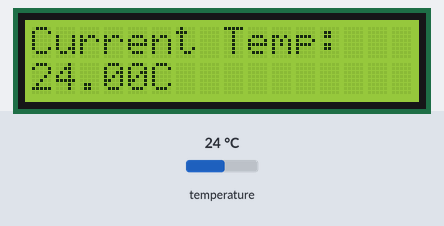
The sketch below on a simulated Arduino Uno, built with avr-gcc and run on an emulated ATmega328P. Parts: 16×2 character LCD. Inputs (shaded band) come from the test bench; at power-on: temperature 24 °C.

Above: at 1.2 s.
1.3 s: temperature set to 12 °C
At 3.4 s:
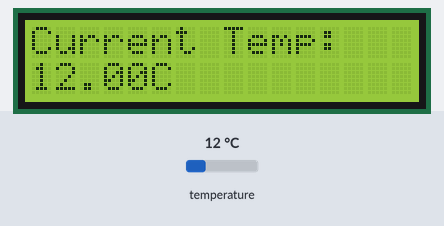
4.0 s: temperature set to 19 °C
At 4.7 s:
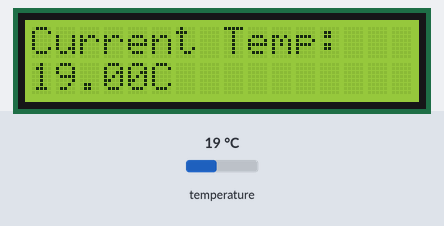
6.5 s: temperature set to 28 °C
At 8.5 s:
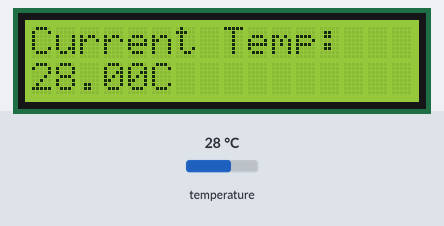
Timing chart, 0 to 10.0 s (numbered marks = the images above; inputs shaded):
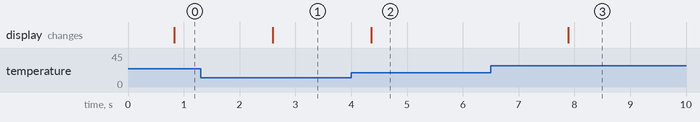

Measured:
- after the input at 1.3 s, the display: changes after 1.3 s (image 1)
- after the input at 4.0 s, the display: changes after 0.36 s (image 2)
- after the input at 6.5 s, the display: changes after 1.4 s (image 3)

The sketch:

LCDtemprature.ino
```cpp
#include <LiquidCrystal.h>
#include <OneWire.h>
#include <DallasTemperature.h>

#define ONE_WIRE_PIN 8
OneWire oneWire(ONE_WIRE_PIN);
DallasTemperature sensors(&oneWire);

LiquidCrystal lcd(12, 11, 5, 4, 3, 2);

void setup() {
    lcd.begin(16, 2);
    lcd.print("Current Temp:");
}

void loop() {
    lcd.setCursor(0, 1);
    sensors.requestTemperatures();
    lcd.print(sensors.getTempCByIndex(0));
    lcd.print("C");
    delay(1000);
}
```
